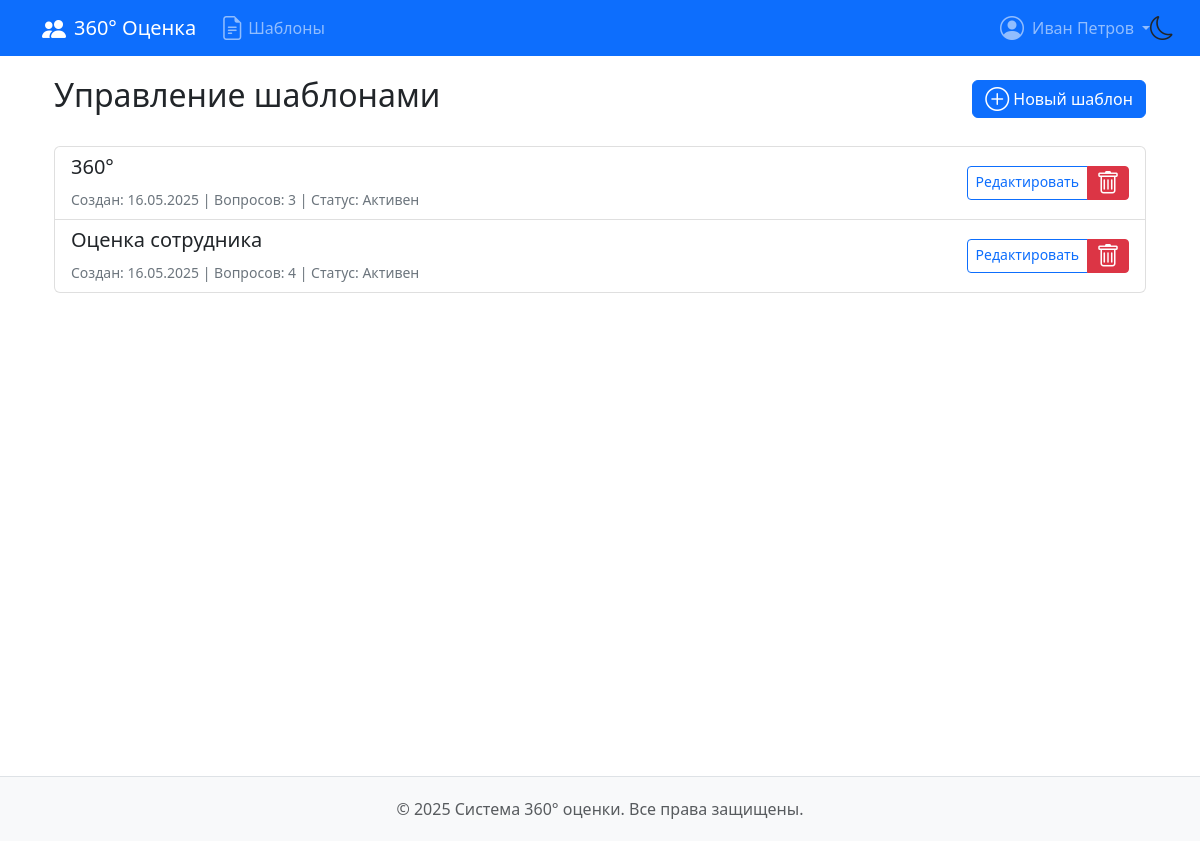
/templates/ (signed in), run on the app's committed database.
### feedback360/models.py (models this page shows, shortened)
class User(AbstractUser):
    position = models.CharField(max_length=100, blank=True, null=True)
    department = models.CharField(max_length=100, blank=True, null=True)

class SurveyTemplate(models.Model):
    name = models.CharField('Название шаблона', max_length=255)
    created_by = models.ForeignKey(
        User,
        on_delete=models.SET_NULL,
        null=True,
        editable=False
    )
    created_at = models.DateTimeField(auto_now_add=True)
    is_active = models.BooleanField(
        'Активен',
        default=True,
    )
    class Meta:
        verbose_name = _('Шаблон опроса')
        verbose_name_plural = _('Шаблоны опросов')
        permissions = [
            ('can_manage_templates', 'Может управлять шаблонами'),
        ]

### feedback360/views.py (the view)
# urls.py: path('templates/', views.TemplateListView.as_view(), name='template_list'),
class TemplateListView(AdminRequiredMixin, ListView):
    model = SurveyTemplate
    template_name = 'feedback360/template_list.html'
    context_object_name = 'templates'
    def get_queryset(self):
        return SurveyTemplate.objects.all().prefetch_related('template_questions')

### feedback360/mixins.py (called while the page is built)
    def test_func(self):
        return self.request.user.is_authenticated and (
            self.request.user.is_superuser or
            self.request.user.userrole_set.filter(
                role__name__in=['Администратор']
            ).exists()
        )

### feedback360/templates/feedback360/template_list.html (shortened to what this page needs)
{% extends 'feedback360/base.html' %}
{% block content %}
<div class="container">
    <div class="d-flex justify-content-between align-items-center mb-4">
        <h2>Управление шаблонами</h2>
        {% if perms.feedback360.can_manage_templates %}
        <div class="btn-group">
            <a href="{% url 'template_create' %}" class="btn btn-primary">
                <i class="bi bi-plus-circle"></i> Новый шаблон
            </a>
        </div>
        {% endif %}
    </div>
    <div class="list-group custom-list-group">
        {% for template in templates %}
        <div class="list-group-item custom-list-item {% if not template.is_active %}custom-list-item-inactive{% endif %}">
            <div class="d-flex justify-content-between align-items-center">
                <div>
                    <h5>{{ template.name }}</h5>
                    <small class="text-muted custom-text-muted">
                        Создан: {{ template.created_at|date:"d.m.Y" }} |
                        Вопросов: {{ template.template_questions.count }} |
                        Статус: {% if template.is_active %}Активен{% else %}Неактивен{% endif %}
                    </small>
                </div>
                {% if perms.feedback360.can_manage_templates %}
                <div class="btn-group">
                    <a href="{% url 'template_edit' template.pk %}"
                       class="btn btn-sm btn-outline-primary">
                        Редактировать
                    </a>
                    <a href="{% url 'template_delete' template.pk %}"
                       class="btn btn-sm btn-danger">
                        <i class="bi bi-trash"></i>
                    </a>
                </div>
                {% endif %}
            </div>
        </div>
        {% empty %}
        <div class="alert alert-info custom-alert-info">Нет доступных шаблонов</div>
        {% endfor %}
    </div>
</div>
{% endblock %}

### feedback360/templates/feedback360/base.html (shortened to what this page needs)
<!DOCTYPE html>
{% load static %}
<html lang="ru">
<head>
    <link href="https://cdn.jsdelivr.net/npm/bootstrap@5.3.0/dist/css/bootstrap.min.css" rel="stylesheet">
    <link rel="stylesheet" href="https://cdn.jsdelivr.net/npm/bootstrap-icons@1.11.1/font/bootstrap-icons.css">
    <link rel="stylesheet" href="{% static 'css/styles.css' %}">
</head>
<body>
    <div class="theme-switcher">
        <button id="theme-toggle" class="theme-btn">
            <i id="theme-icon" class="bi bi-moon"></i>
        </button>
    </div>
    <nav class="navbar navbar-expand-lg navbar-dark">
        <div class="container">
            <a class="navbar-brand" href="{% url 'dashboard' %}">
                <i class="bi bi-people-fill me-2"></i>360° Оценка
            </a>
            <div class="collapse navbar-collapse" id="mainNav">
                <ul class="navbar-nav me-auto">
                    {% if user.is_superuser %}
                    <li class="nav-item">
                        <a class="nav-link d-flex align-items-center" href="{% url 'template_list' %}">
                            <i class="bi bi-file-earmark-text me-1"></i>Шаблоны
                        </a>
                    </li>
                    {% else %}
                    <li class="nav-item">
                        <a class="nav-link d-flex align-items-center" href="{% url 'survey_list' %}">
                            <i class="bi bi-list-check me-1"></i>Мои опросы
                        </a>
                    </li>
                    {% endif %}
                </ul>
                <ul class="navbar-nav">
                    {% if user.is_authenticated %}
                    <li class="nav-item dropdown">
                        <a class="nav-link dropdown-toggle d-flex align-items-center"
                           href="#"
                           role="button"
                           data-bs-toggle="dropdown"
                           aria-expanded="false">
                            <i class="bi bi-person-circle me-2"></i>{{ user.get_full_name }}
                        </a>
                    </li>
                    {% else %}
                    <li class="nav-item">
                        <a class="nav-link d-flex align-items-center" href="{% url 'login' %}">
                            <i class="bi bi-box-arrow-in-right me-1"></i>Войти
                        </a>
                    </li>
                    {% endif %}
                </ul>
            </div>
        </div>
    </nav>
    <main class="container main-content">
        {% block content %}{% endblock %}
    </main>
    <footer class="text-center">
        <div class="container">
            <p class="mb-0 text-muted">
                &copy; {% now "Y" %} Система 360° оценки. Все права защищены.
            </p>
        </div>
    </footer>
</body>
</html>

### feedback360/static/css/styles.css (style rules this page uses)
.navbar-nav { list-style: none; padding-left: 0; }
.nav-link { display: flex !important; align-items: center; padding: 0.5rem 1rem; }
.dropdown-toggle::after { margin-left: 0.5em; vertical-align: middle; }
.bi { font-size: 1.1rem; line-height: 1; vertical-align: -0.125em; }
.main-content { min-height: calc(100vh - 120px); padding-top: 20px; padding-bottom: 40px; }

### feedback360/templates/feedback360/base.html (style rules this page uses)
:root { --bg-color: #ffffff; --text-color: #212529; --card-bg: #ffffff; --card-border: #dee2e6; --primary-color: #0d6efd; --navbar-bg: #0d6efd; --footer-bg: #f8f9fa; --list-group-bg: #ffffff; --list-group-border: rgba(0, 0, 0, 0.125); --list-group-hover-bg: #f8f9fa; --list-group-secondary-bg: #e9ecef; --list-group-text: #212529; }
body { background-color: var(--bg-color); color: var(--text-color); transition: background-color 0.3s, color 0.3s; }
.navbar { background-color: var(--navbar-bg) !important; }
footer { background-color: var(--footer-bg) !important; border-top-color: var(--card-border) !important; }
.theme-switcher { position: fixed; top: 6px; right: 20px; z-index: 1000; }
.theme-btn { background: none; border: none; font-size: 1.5rem; cursor: pointer; color: var(--text-color); transition: transform 0.3s; }
footer { padding: 20px 0; margin-top: 40px; border-top: 1px solid var(--card-border); }
.navbar-nav { list-style: none; padding-left: 0; }
.nav-link { display: flex !important; align-items: center; padding: 0.5rem 1rem; }
.dropdown-toggle::after { margin-left: 0.5em; vertical-align: middle; }
.bi { font-size: 1.5rem; line-height: 1; vertical-align: -0.125em; }

### feedback360/templates/feedback360/template_list.html (style rules this page uses)
.custom-list-group { --bs-list-group-bg: var(--list-group-bg); --bs-list-group-border-color: var(--list-group-border); --bs-list-group-color: var(--list-group-text); }
.custom-list-item { background-color: var(--list-group-bg); border-color: var(--list-group-border); color: var(--list-group-text); }
.custom-text-muted { color: var(--text-muted-color) !important; }
:root { --text-muted-color: #6c757d; --alert-info-bg: #d1ecf1; --alert-info-border: #bee5eb; --alert-info-text: #0c5460; }

### data on the page
User: get_full_name "Иван Петров"
SurveyTemplate: name "360°", created_at "16.05.2025", template_questions.count "3", is_active "Активен"
SurveyTemplate: name "Оценка сотрудника", created_at "16.05.2025", template_questions.count "4", is_active "Активен"
